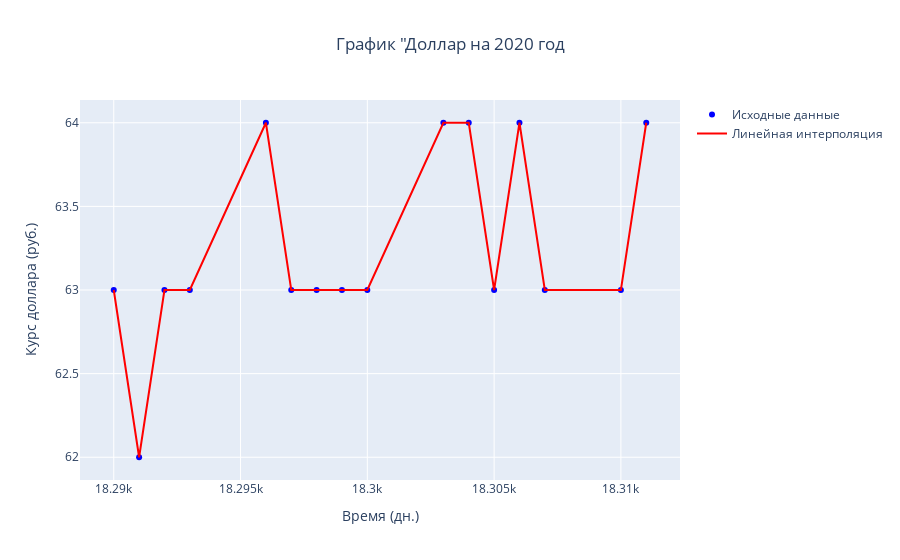

Write notebook code for a chart like this one.
### Code cell
#Линейная интерполяция

#усредняем У для одинаковых Х
#df_main = df.groupby('battery_power')['clock_speed'].mean().reset_index()
#выбор данных для интерполяции
x = df.Days[15:31].to_numpy()
y = df.Dollar[15:31].to_numpy()
#создание точек для линейной интерполяции
x_inter = np.arange(min(x), max(x)+1, 1)
y_inter = np.interp(x_inter,x,y)
fig = go.Figure()
#точки
fig.add_trace(go.Scatter(
    x = x,
    y = y,
    mode = 'markers',
    name = 'Исходные данные',
    marker=dict(color = 'blue', symbol = 'circle'))
)

# Линейная
fig.add_trace(go.Scatter(
    x = x_inter,
    y = y_inter,
    name = 'Линейная интерполяция',
    mode = 'lines',
    line = dict(color = 'red'))
)
fig.update_xaxes(title_text="Время (дн.)")
fig.update_yaxes(title_text="Курс доллара (руб.)")
fig.update_layout(title_text='График "Доллар на 2020 год', title_x =0.5)
fig.show()

### Figure 1 — Plotly figure (JSON) as saved in the notebook; plotly's stock layout.template omitted (floating-point values rounded to 4 significant figures)
{"data": [{"marker": {"color": "blue", "symbol": "circle"}, "mode": "markers", "name": "Исходные данные", "type": "scatter", "x": [18290, 18291, 18292, 18293, 18296, 18297, 18298, 18299, 18300, 18303, 18304, 18305, 18306, 18307, 18310, 18311], "y": [63, 62, 63, 63, 64, 63, 63, 63, 63, 64, 64, 63, 64, 63, 63, 64]}, {"line": {"color": "red"}, "mode": "lines", "name": "Линейная интерполяция", "type": "scatter", "x": [18290, 18291, 18292, 18293, 18294, 18295, 18296, 18297, 18298, 18299, 18300, 18301, 18302, 18303, 18304, 18305, 18306, 18307, 18308, 18309, 18310, 18311], "y": [63, 62, 63, 63, 63.33, 63.67, 64, 63, 63, 63, 63, 63.33, 63.67, 64, 64, 63, 64, 63, 63, 63, 63, 64]}], "layout": {"title": {"text": "График \"Доллар на 2020 год", "x": 0.5}, "xaxis": {"title": {"text": "Время (дн.)"}}, "yaxis": {"title": {"text": "Курс доллара (руб.)"}}}}
